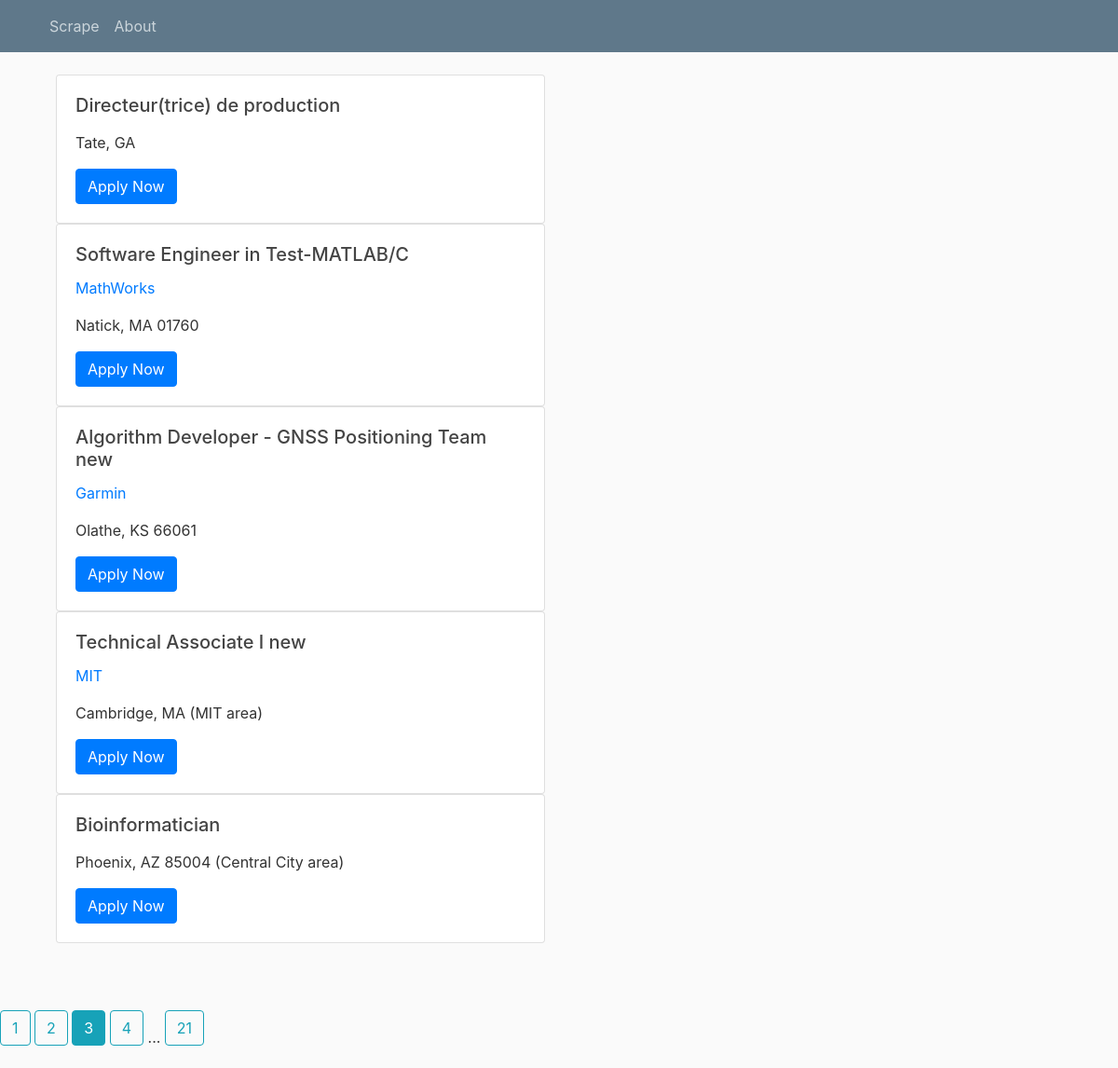
Screenshot of /home?page=3 with the database file from the repository.
### scrape/models.py (models this page shows, shortened)
class data(db.Model):
    id = db.Column(db.Integer, primary_key=True)
    post_name = db.Column(db.String(120))
    href_post = db.Column(db.String(120))
    name_company = db.Column(db.String(120))
    href_company = db.Column(db.String(120))
    location=db.Column(db.String(120))
    salary=db.Column(db.String(120))
    verif=db.Column(db.String(120),unique=True)

### scrape/routes.py (the view)
@app.route("/home")
def home():
    page = request.args.get('page', 1, type=int)
    posts = data.query.order_by(data.id.desc()).paginate(page=page, per_page=5)
    return render_template('home.html', posts=posts)

### scrape/templates/home.html (shortened to what this page needs)
<!DOCTYPE html>
<html>
<head>
    <link rel="stylesheet" href="https://maxcdn.bootstrapcdn.com/bootstrap/4.0.0/css/bootstrap.min.css">
    <link rel="stylesheet" type="text/css" href="{{ url_for('static', filename='main.css') }}">
</head>
<body>
    <header class="site-header">
      <nav class="navbar navbar-expand-md navbar-dark bg-steel fixed-top">
        <div class="container">
          <div class="collapse navbar-collapse" id="navbarToggle">
            <div class="navbar-nav mr-auto">
              <a class="nav-item nav-link" href="{{ url_for('save') }}">Scrape</a>
              <a class="nav-item nav-link" href="">About</a>
            </div>
          </div>
        </div>
      </nav>
    </header>
    <div class="container">
    {% for post in posts.items %}
      <div class="col-sm-6">
        <div class="card">
          <div class="card-body">
            <h5 class="card-title">{{ post.post_name }}</h5>
            <p class="card-text"><a href="{{ post.href_company }}">{{ post.name_company }}</a></p>
            <p class="card-text">{{ post.location }}</p>
            <a href="{{ post.href_post }}" class="btn btn-primary">Apply Now</a>
          </div>
        </div>
      </div>
    {% endfor %}
  </div>
  <br>
  <br>
  <br>
    {% for page_num in posts.iter_pages(left_edge=1,right_edge=1,left_current=1,right_current=2) %}
         {% if page_num %}
             {% if posts.page==page_num %}
              <a class="btn btn-info mb-4" href="{{ url_for('home',page=page_num) }}">{{ page_num }}</a>
              {% else %}
              <a class="btn btn-outline-info mb-4" href="{{ url_for('home',page=page_num) }}">{{ page_num }}</a>
              {% endif %}
          {% else %}
             ...
         {% endif %}
    {% endfor %}
</body>
</html>

### scrape/static/main.css (style rules this page uses)
body { background: #fafafa; color: #333333; margin-top: 5rem; }
h1, h2, h3, h4, h5, h6 { color: #444444; }
.bg-steel { background-color: #5f788a; }
.site-header .navbar-nav .nav-link { color: #cbd5db; }

### rows the page displays
data: post_name "Directeur(trice) de production", location "Tate, GA"
data: post_name "Software Engineer in Test-MATLAB/C", name_company "MathWorks", location "Natick, MA 01760"
data: post_name "Algorithm Developer - GNSS Positioning Team new", name_company "Garmin", location "Olathe, KS 66061"
data: post_name "Technical Associate I new", name_company "MIT", location "Cambridge, MA (MIT area)"
data: post_name "Bioinformatician", location "Phoenix, AZ 85004 (Central City area)"

### other values shown
{{ page_num }} "1" "2" "4" "21"
{{ page_num }} "3"
